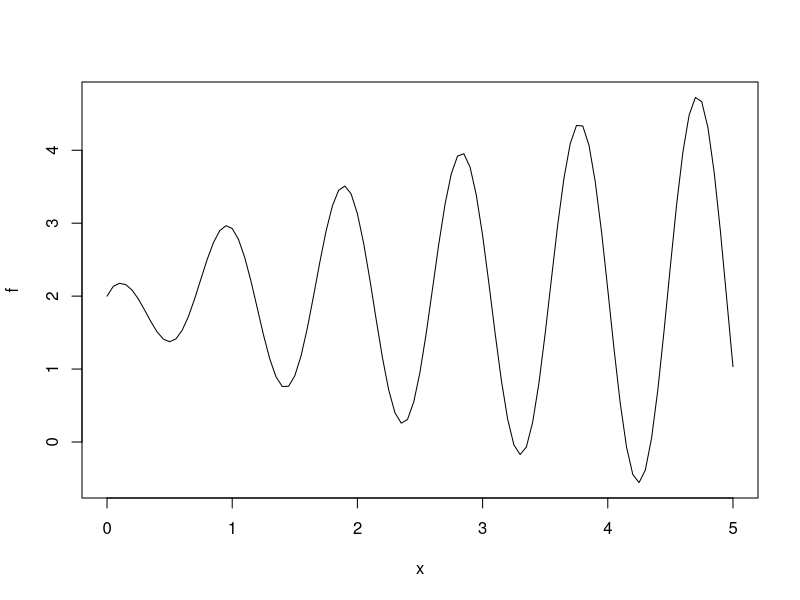
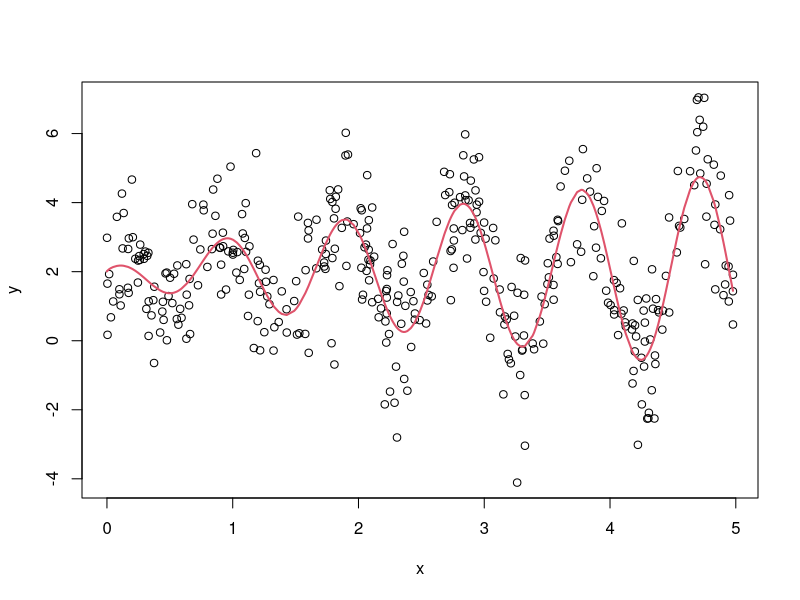
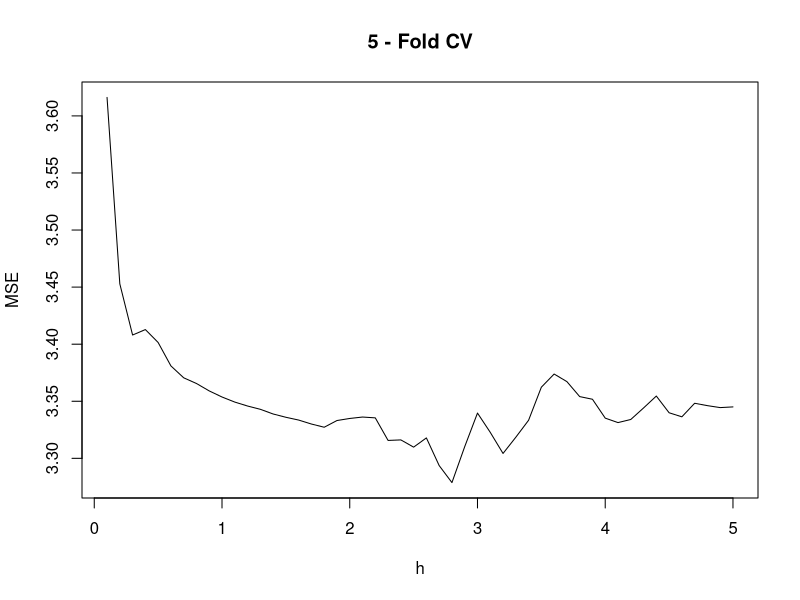
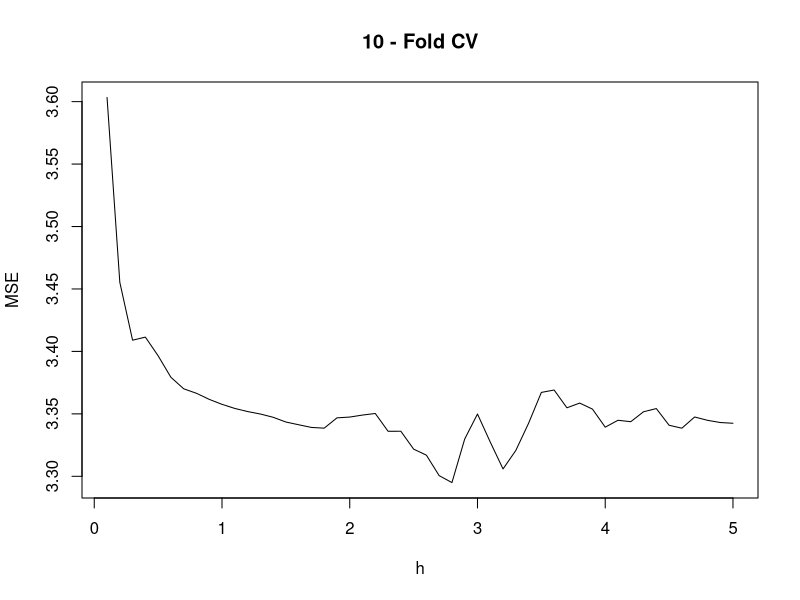
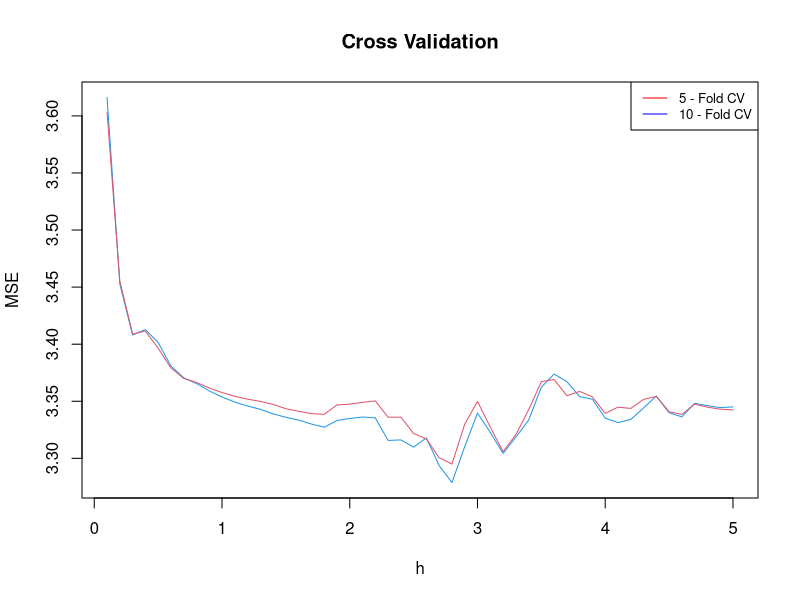

Write R code to recreate these figures, in order. (Note: a time limit stopped this script after it produced the figures.)
#You can try to modify the denominator inside the cosine to change the complexity of f*
f=function(x){
  y=2+x^(.2)*cos(x/.15)/x^-.45
  return(y)
}
plot(f,0,5)
#Points simulation: you change n and sigma
N=400
sigma=1.2
x=runif(N,0,5);x=sort(x) #For convenience, the input x is sorted
y=rep(0,times=N)
for(i in 1:N){
  y[i]=f(x[i])+rnorm(1,0,sigma)
}
plot(x,y)
points(x,f(x),type="l",col=2,lwd=2)


L=function(hh,x_test,x_train){
  N = length(x_test)
  N2 = length(x_train)
  L=matrix(rep(0,times=N*N2), ncol=N2)
  
  for(m in 1:N){
    cond = 0
    zz=rep(x_test[m],times=N2)
    for(j in 1:N2){
      cond[j] = ifelse(abs(x_test[m]-x_train[j]) > hh, 0, 1)
    }
    bottom=sum((1-(zz-x_train)^2/hh)^2*cond)
    L[m,]=(1-(zz-x_train)^2/hh)^2*cond/bottom
  }
  return(L)
}


xCV <-x[sample(length(x))]
yCV <-y[sample(length(y))]
data = cbind(xCV, yCV)


# 5 Fold CV
# Partir
folds <- cut(seq(1,nrow(data)),breaks=5,labels=FALSE)

MSE_final= vector()
h=seq(.1,5,by=.1)

for(k in 1:length(h)){
  MSE = vector()
  hh = h[k]
    for(i in 1:5){
    test_i <- which(folds==i,arr.ind=TRUE)
    test <- data[test_i, ]
    x_test = test[,1]
    y_test = test[,2]
    train <- data[-test_i, ]
    x_train = train[,1]
    y_train = train[,2]
    
    N = length(x_test)
    N2 = length(x_train)
    mat=matrix(rep(0,times=N*N2), ncol=N2)
    
    for(m in 1:N){
      cond = 0
      zz=rep(x_test[m],times=N2)
      for(j in 1:N2){
        cond[j] = ifelse(abs(x_test[m]-x_train[j]) > hh, 0, 1)
      }
      bottom=sum((1-(zz-x_train)^2/hh)^2*cond)
      mat[m,]=(1-(zz-x_train)^2/hh)^2*cond/bottom
    }
    
    ff = mat%*%y_train
    MSE[i] = mean((ff-y_test)^2)
  }
  MSE_final[k] = mean(MSE)
}
plot(h, MSE_final, type = 'l', xlab = 'h', ylab = 'MSE', main = '5 - Fold CV')
h[which.min(MSE_final)]
min(MSE_final)


### 10 Fold CV
# Partir
folds <- cut(seq(1,nrow(data)),breaks=10,labels=FALSE)

MSE_final10 = vector()

for(k in 1:length(h)){
  MSE = vector()
  hh = h[k]
  for(i in 1:10){
    test_i <- which(folds==i,arr.ind=TRUE)
    test <- data[test_i, ]
    x_test = test[,1]
    y_test = test[,2]
    train <- data[-test_i, ]
    x_train = train[,1]
    y_train = train[,2]
    
    N = length(x_test)
    N2 = length(x_train)
    mat=matrix(rep(0,times=N*N2), ncol=N2)
    
    for(m in 1:N){
      cond = 0
      zz=rep(x_test[m],times=N2)
      for(j in 1:N2){
        cond[j] = ifelse(abs(x_test[m]-x_train[j]) > hh, 0, 1)
      }
      bottom=sum((1-(zz-x_train)^2/hh)^2*cond)
      mat[m,]=(1-(zz-x_train)^2/hh)^2*cond/bottom
    }
    
    ff = mat%*%y_train
    MSE[i] = mean((ff-y_test)^2)
  }
  MSE_final10[k] = mean(MSE)
}
plot(h, MSE_final10, type = 'l', xlab = 'h', ylab = 'MSE', main = '10 - Fold CV')
h[which.min(MSE_final10)]
min(MSE_final10)

# Comparacion 
plot(h, MSE_final, type = 'l', xlab = 'h', ylab = 'MSE', main = 'Cross Validation', col = 4)
lines(h, MSE_final10, type = 'l', xlab = 'h', ylab = 'MSE', col = 2)
legend('topright',legend = c('5 - Fold CV', '10 - Fold CV'),col=c("red", "blue"),lty=1, cex=0.8)


#### LOOCV ####
folds <- cut(seq(1,nrow(data)),breaks=400,labels=FALSE)

MSE_final400 = vector()

for(k in 1:length(h)){
  MSE = vector()
  hh = h[k]
  for(i in 1:400){
    test_i <- which(folds==i,arr.ind=TRUE)
    test <- data[test_i, ]
    x_test = test[1]
    y_test = test[2]
    train <- data[-test_i, ]
    x_train = train[,1]
    y_train = train[,2]
    
    N = length(x_test)
    N2 = length(x_train)
    mat=matrix(rep(0,times=N*N2), ncol=N2)
    
    for(m in 1:N){
      cond = 0
      zz=rep(x_test[m],times=N2)
      for(j in 1:N2){
        cond[j] = ifelse(abs(x_test[m]-x_train[j]) > hh, 0, 1)
      }
      bottom=sum((1-(zz-x_train)^2/hh)^2*cond)
      mat[m,]=(1-(zz-x_train)^2/hh)^2*cond/bottom
    }
    
    ff = mat%*%y_train
    MSE[i] = mean((ff-y_test)^2)
  }
  MSE_final400[k] = mean(MSE)
}
plot(h, MSE_final400, type = 'l', xlab = 'h', ylab = 'MSE', main = '10 - Fold CV')
h[which.min(MSE_final400)]
min(MSE_final400)


# Comparacion 
plot(h, MSE_final, type = 'l', xlab = 'h', ylab = 'MSE', main = 'Cross Validation', col = 4)
lines(h, MSE_final10, type = 'l', xlab = 'h', ylab = 'MSE', col = 2)
lines(h, MSE_final400, type = 'l', xlab = 'h', ylab = 'MSE', col = 9)

legend('topright',legend = c('5 - Fold CV', '10 - Fold CV', 'LOOCV'),col=c("red", "blue","black"),lty=1, cex=0.8)

plot(h, MSE_final5, type = 'l', xlab = 'h', ylab = 'MSE', main = '10 - Fold CV')
h[which.min(MSE_final5)]
min(MSE_final5)


### IC ###



#### Bootstrap ###
B = 500
ybar_boot = c(rep(0,times=B)) # Creacion de vector vacio


for(i in 1:B){
  sample = sample(seq(1:N), N, replace = T)
  x_train = x[sample]
  y_train = y[sample]
  x_test = c(3, 4)
  
  NN = length(x_test)
  N2 = length(x_train)
  mat=matrix(rep(0,times=NN*N2), ncol=N2)
  
  for(m in 1:NN){
    cond = 0
    zz=rep(x_test[m],times=N2)
    for(j in 1:N2){
      cond[j] = ifelse(abs(x_test[m]-x_train[j]) > hh, 0, 1)
    }
    bottom=sum((1-(zz-x_train)^2/hh)^2*cond)
    mat[m,]=(1-(zz-x_train)^2/hh)^2*cond/bottom
  }
  
  ybar_boot[i] = (mat%*%y)[1]-(mat%*%y)[2]
}


plot(density(ybar_boot))  # Plot de medidas obtenidas con el bootstrap
c(quantile(ybar_boot,0.025),quantile(ybar_boot,0.975))
